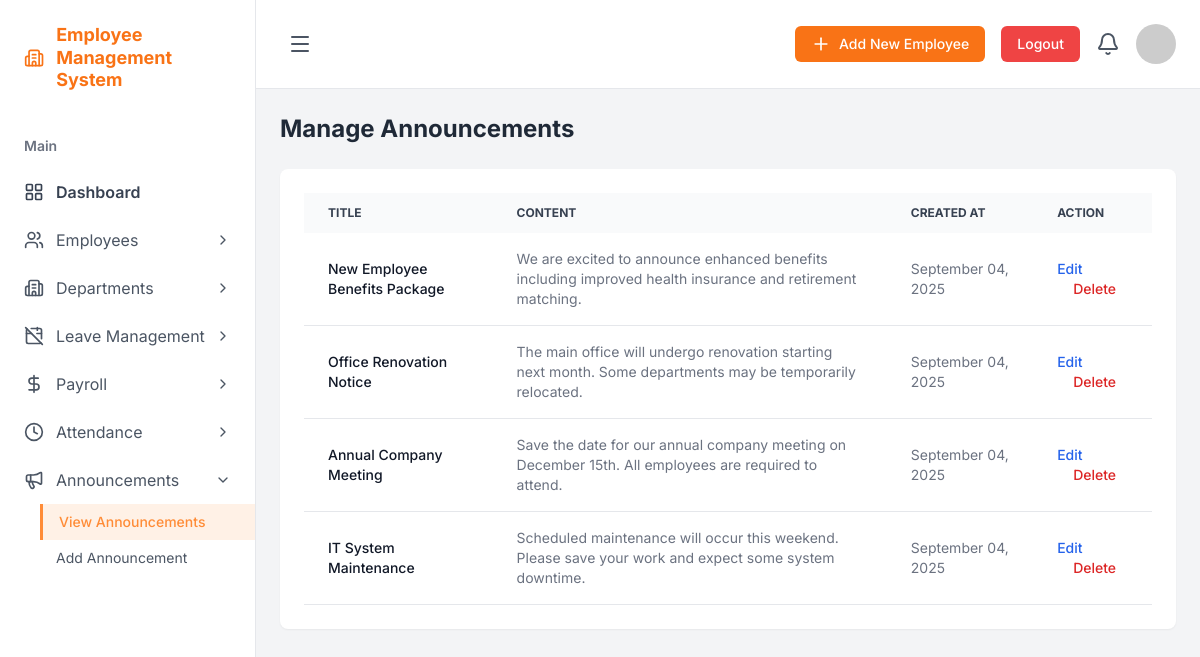
The page /dashboard/admin/announcements/ (signed in) on the database its author committed.
### core/models.py (models this page shows, shortened)
class Announcement(models.Model):
    title = models.CharField(max_length=200)
    content = models.CharField(max_length=500)
    created_at = models.DateTimeField(auto_now_add=True)

### core/views.py (the view)
# urls.py: path('dashboard/admin/announcements/', AdminAnnouncementListView.as_view(), name='admin_view_announcements'),
class AdminAnnouncementListView(AdminRequiredMixin, ListView):
    model = Announcement
    template_name = 'admin_view_announcements.html'
    context_object_name = 'announcements'

### core/views.py (called while the page is built)
    def dispatch(self, request, *args, **kwargs):
        if not request.user.is_authenticated:
            return self.handle_no_permission()
        if not (request.user.is_superuser or request.user.role == 'ADMIN'):
            return redirect('employee_dashboard')
        return super().dispatch(request, *args, **kwargs)

### templates/admin_view_announcements.html
{% extends 'base_admin.html' %}
{% block content %}
<div class="p-6">
    <h2 class="text-2xl font-bold text-gray-800 mb-6">Manage Announcements</h2>
    <div class="bg-white p-6 rounded-lg shadow-sm">
        <table class="w-full text-sm text-left text-gray-500">
            <thead class="text-xs text-gray-700 uppercase bg-gray-50">
                <tr>
                    <th scope="col" class="px-6 py-3">Title</th>
                    <th scope="col" class="px-6 py-3">Content</th>
                    <th scope="col" class="px-6 py-3">Created At</th>
                    <th scope="col" class="px-6 py-3">Action</th>
                </tr>
            </thead>
            <tbody>
                {% for announcement in announcements %}
                <tr class="bg-white border-b">
                    <td class="px-6 py-4 font-medium text-gray-900">{{ announcement.title }}</td>
                    <td class="px-6 py-4">{{ announcement.content|truncatewords:20 }}</td>
                    <td class="px-6 py-4">{{ announcement.created_at|date:"F d, Y" }}</td>
                    <td class="px-6 py-4">
                        <a href="{% url 'admin_edit_announcement' announcement.pk %}" class="font-medium text-blue-600 hover:underline">Edit</a>
                        <a href="{% url 'admin_delete_announcement' announcement.pk %}" class="font-medium text-red-600 hover:underline ml-4">Delete</a>
                    </td>
                </tr>
                {% empty %}
                <tr>
                    <td colspan="4" class="px-6 py-4 text-center text-gray-500">No announcements found.</td>
                </tr>
                {% endfor %}
            </tbody>
        </table>
    </div>
</div>
{% endblock %}

### templates/base_admin.html (style rules this page uses)
body { font-family: 'Inter', sans-serif; background-color: #f3f4f6; }

### rows shown on the page
Announcement: title "New Employee Benefits Package", content "We are excited to announce enhanced benefits including improved health insurance and retirement matching.", created_at "September 04, 2025"
Announcement: title "Office Renovation Notice", content "The main office will undergo renovation starting next month. Some departments may be temporarily relocated.", created_at "September 04, 2025"
Announcement: title "Annual Company Meeting", content "Save the date for our annual company meeting on December 15th. All employees are required to attend.", created_at "September 04, 2025"
Announcement: title "IT System Maintenance", content "Scheduled maintenance will occur this weekend. Please save your work and expect some system downtime.", created_at "September 04, 2025"
